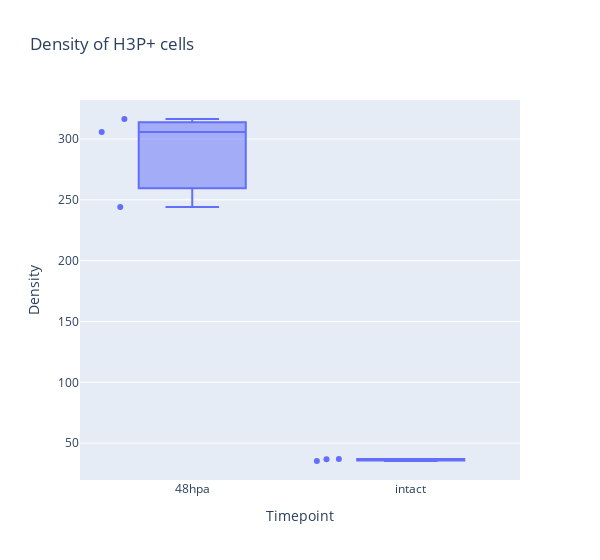

Notebook code for this chart:
### Markdown cell above
It might be useful to track down a particularly aberrant example, so it would be nice to be able to mouse over a point and see which image it came from.  We can do this by adding a hover_data argument to our plotly graph.

### Code cell
px.box(df, x='Timepoint', y='Density', points='all',hover_data=['file'], width=600, title='Density of H3P+ cells')

### Figure 1 — Plotly figure (JSON) as saved in the notebook; plotly's stock layout.template omitted (floating-point values rounded to 4 significant figures)
{"data": [{"alignmentgroup": "True", "boxpoints": "all", "customdata": [["files\\48hpa\\Plate000_Well2_Object4.tif_projection.tif"], ["files\\48hpa\\Plate000_Well2_Object6.tif_projection.tif"], ["files\\48hpa\\Plate000_Well2_Object9.tif_projection.tif"], ["files\\intact\\Plate000_Well1_Object3.tif_projection.tif"], ["files\\intact\\Plate000_Well1_Object4.tif_projection.tif"], ["files\\intact\\Plate000_Well1_Object6.tif_projection.tif"]], "hovertemplate": "Timepoint=%{x}<br>Density=%{y}<br>file=%{customdata[0]}<extra></extra>", "legendgroup": "", "marker": {"color": "#636efa"}, "name": "", "notched": false, "offsetgroup": "", "orientation": "v", "showlegend": false, "type": "box", "x": ["48hpa", "48hpa", "48hpa", "intact", "intact", "intact"], "x0": " ", "xaxis": "x", "y": [316.4, 244.1, 305.7, 35.33, 36.97, 36.73], "y0": " ", "yaxis": "y"}], "layout": {"boxmode": "group", "legend": {"tracegroupgap": 0}, "title": {"text": "Density of H3P+ cells"}, "width": 600, "xaxis": {"anchor": "y", "domain": [0, 1], "title": {"text": "Timepoint"}}, "yaxis": {"anchor": "x", "domain": [0, 1], "title": {"text": "Density"}}}}
